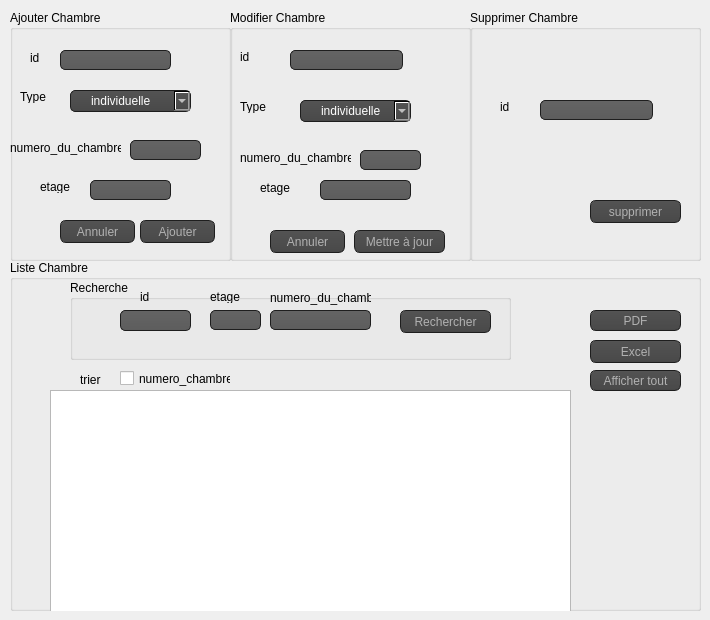
          <widget class="QWidget" name="tab_4">
           <attribute name="title">
            <string>Tab 2</string>
           </attribute>
           <widget class="QGroupBox" name="groupBox_10">
            <property name="geometry">
             <rect>
              <x>10</x>
              <y>10</y>
              <width>221</width>
              <height>251</height>
             </rect>
            </property>
            <property name="styleSheet">
             <string notr="true"/>
            </property>
            <property name="title">
             <string>Ajouter Chambre</string>
            </property>
            <widget class="QLabel" name="label_15">
             <property name="geometry">
              <rect>
               <x>10</x>
               <y>80</y>
               <width>47</width>
               <height>13</height>
              </rect>
             </property>
             <property name="text">
              <string>Type</string>
             </property>
            </widget>
            <widget class="QLabel" name="label_16">
             <property name="geometry">
              <rect>
               <x>20</x>
               <y>40</y>
               <width>101</width>
               <height>16</height>
              </rect>
             </property>
             <property name="styleSheet">
              <string notr="true"/>
             </property>
             <property name="text">
              <string>id</string>
             </property>
            </widget>
            <widget class="QLineEdit" name="lineEdit_idchambre">
             <property name="geometry">
              <rect>
               <x>50</x>
               <y>40</y>
               <width>111</width>
               <height>20</height>
              </rect>
             </property>
             <property name="styleSheet">
              <string notr="true">QLineEdit
{
    background-color: QLinearGradient( x1: 0, y1: 0, x2: 0, y2: 1, stop: 0 #4d4d4d, stop: 0 #646464, stop: 1 #5d5d5d);
    padding: 1px;
    border-style: solid;
    border: 1px solid #1e1e1e;
color: rgb(255, 170, 0);
    border-radius: 5;
}
</string>
             </property>
            </widget>
            <widget class="QPushButton" name="pushButton_8">
             <property name="geometry">
              <rect>
               <x>50</x>
               <y>210</y>
               <width>75</width>
               <height>23</height>
              </rect>
             </property>
             <property name="styleSheet">
              <string notr="true">QPushButton
{
    color: #b1b1b1;
    background-color: QLinearGradient( x1: 0, y1: 0, x2: 0, y2: 1, stop: 0 #565656, stop: 0.1 #525252, stop: 0.5 #4e4e4e, stop: 0.9 #4a4a4a, stop: 1 #464646);
    border-width: 1px;
    border-color: #1e1e1e;
    border-style: solid;
    border-radius: 6;
    padding: 3px;
    font-size: 12px;
    padding-left: 5px;
    padding-right: 5px;
}

QPushButton:pressed
{
    background-color: QLinearGradient( x1: 0, y1: 0, x2: 0, y2: 1, stop: 0 #2d2d2d, stop: 0.1 #2b2b2b, stop: 0.5 #292929, stop: 0.9 #282828, stop: 1 #252525);
}</string>
             </property>
             <property name="text">
              <string>Annuler</string>
             </property>
            </widget>
            <widget class="QPushButton" name="pushButton_ajoutchambre">
             <property name="geometry">
              <rect>
               <x>130</x>
               <y>210</y>
               <width>75</width>
               <height>23</height>
              </rect>
             </property>
             <property name="autoFillBackground">
              <bool>false</bool>
             </property>
             <property name="styleSheet">
              <string notr="true">QPushButton
{
    color: #b1b1b1;
    background-color: QLinearGradient( x1: 0, y1: 0, x2: 0, y2: 1, stop: 0 #565656, stop: 0.1 #525252, stop: 0.5 #4e4e4e, stop: 0.9 #4a4a4a, stop: 1 #464646);
    border-width: 1px;
    border-color: #1e1e1e;
    border-style: solid;
    border-radius: 6;
    padding: 3px;
    font-size: 12px;
    padding-left: 5px;
    padding-right: 5px;
}

QPushButton:pressed
{
    background-color: QLinearGradient( x1: 0, y1: 0, x2: 0, y2: 1, stop: 0 #2d2d2d, stop: 0.1 #2b2b2b, stop: 0.5 #292929, stop: 0.9 #282828, stop: 1 #252525);
}

</string>
             </property>
             <property name="text">
              <string>Ajouter</string>
             </property>
            </widget>
            <widget class="QLineEdit" name="lineEdit_etage">
             <property name="geometry">
              <rect>
               <x>80</x>
               <y>170</y>
               <width>81</width>
               <height>20</height>
              </rect>
             </property>
             <property name="styleSheet">
              <string notr="true">QLineEdit
{
    background-color: QLinearGradient( x1: 0, y1: 0, x2: 0, y2: 1, stop: 0 #4d4d4d, stop: 0 #646464, stop: 1 #5d5d5d);
    padding: 1px;
    border-style: solid;
    border: 1px solid #1e1e1e;
color: rgb(255, 170, 0);
    border-radius: 5;
}
</string>
             </property>
            </widget>
            <widget class="QLineEdit" name="lineEdit_numchambre">
             <property name="geometry">
              <rect>
               <x>120</x>
               <y>130</y>
               <width>71</width>
               <height>20</height>
              </rect>
             </property>
             <property name="styleSheet">
              <string notr="true">QLineEdit
{
    background-color: QLinearGradient( x1: 0, y1: 0, x2: 0, y2: 1, stop: 0 #4d4d4d, stop: 0 #646464, stop: 1 #5d5d5d);
    padding: 1px;
    border-style: solid;
    border: 1px solid #1e1e1e;
color: rgb(255, 170, 0);
    border-radius: 5;
}
</string>
             </property>
            </widget>
            <widget class="QLabel" name="label_17">
             <property name="geometry">
              <rect>
               <x>0</x>
               <y>130</y>
               <width>111</width>
               <height>16</height>
              </rect>
             </property>
             <property name="text">
              <string>numero_du_chambre</string>
             </property>
            </widget>
            <widget class="QComboBox" name="comboBoxchambre">
             <property name="geometry">
              <rect>
               <x>60</x>
               <y>80</y>
               <width>121</width>
               <height>22</height>
              </rect>
             </property>
             <property name="styleSheet">
              <string notr="true">QComboBox
{
    subcontrol-origin: padding;
    subcontrol-position: top right;
    selection-background-color: #111;
    selection-color: yellow;
    color: white;
    background-color: QLinearGradient( x1: 0, y1: 0, x2: 0, y2: 1, stop: 0 #565656, stop: 0.1 #525252, stop: 0.5 #4e4e4e, stop: 0.9 #4a4a4a, stop: 1 #464646);
    border-style: solid;
    border: 1px solid #1e1e1e;
    border-radius: 5;
    padding: 1px 0px 1px 20px;
}
</string>
             </property>
             <item>
              <property name="text">
               <string>individuelle</string>
              </property>
             </item>
             <item>
              <property name="text">
               <string>à deux</string>
              </property>
             </item>
            </widget>
            <widget class="QLabel" name="label_20">
             <property name="geometry">
              <rect>
               <x>30</x>
               <y>170</y>
               <width>47</width>
               <height>13</height>
              </rect>
             </property>
             <property name="text">
              <string>etage</string>
             </property>
            </widget>
           </widget>
           <widget class="QGroupBox" name="groupBox_11">
            <property name="geometry">
             <rect>
              <x>230</x>
              <y>10</y>
              <width>241</width>
              <height>251</height>
             </rect>
            </property>
            <property name="styleSheet">
             <string notr="true"/>
            </property>
            <property name="title">
             <string>Modifier Chambre</string>
            </property>
            <widget class="QLabel" name="label_18">
             <property name="geometry">
              <rect>
               <x>10</x>
               <y>90</y>
               <width>47</width>
               <height>13</height>
              </rect>
             </property>
             <property name="text">
              <string>Type</string>
             </property>
            </widget>
            <widget class="QLabel" name="label_21">
             <property name="geometry">
              <rect>
               <x>30</x>
               <y>170</y>
               <width>101</width>
               <height>16</height>
              </rect>
             </property>
             <property name="text">
              <string>etage</string>
             </property>
            </widget>
            <widget class="QLineEdit" name="dateEdit_Modifchambre">
             <property name="geometry">
              <rect>
               <x>90</x>
               <y>170</y>
               <width>91</width>
               <height>20</height>
              </rect>
             </property>
             <property name="styleSheet">
              <string notr="true">QLineEdit
{
    background-color: QLinearGradient( x1: 0, y1: 0, x2: 0, y2: 1, stop: 0 #4d4d4d, stop: 0 #646464, stop: 1 #5d5d5d);
    padding: 1px;
    border-style: solid;
    border: 1px solid #1e1e1e;
color: rgb(255, 170, 0);
    border-radius: 5;
}
</string>
             </property>
            </widget>
            <widget class="QPushButton" name="pushButton_upatechambre">
             <property name="geometry">
              <rect>
               <x>124</x>
               <y>220</y>
               <width>91</width>
               <height>23</height>
              </rect>
             </property>
             <property name="styleSheet">
              <string notr="true">QPushButton
{
    color: #b1b1b1;
    background-color: QLinearGradient( x1: 0, y1: 0, x2: 0, y2: 1, stop: 0 #565656, stop: 0.1 #525252, stop: 0.5 #4e4e4e, stop: 0.9 #4a4a4a, stop: 1 #464646);
    border-width: 1px;
    border-color: #1e1e1e;
    border-style: solid;
    border-radius: 6;
    padding: 3px;
    font-size: 12px;
    padding-left: 5px;
    padding-right: 5px;
}

QPushButton:pressed
{
    background-color: QLinearGradient( x1: 0, y1: 0, x2: 0, y2: 1, stop: 0 #2d2d2d, stop: 0.1 #2b2b2b, stop: 0.5 #292929, stop: 0.9 #282828, stop: 1 #252525);
}</string>
             </property>
             <property name="text">
              <string>Mettre à jour</string>
             </property>
            </widget>
            <widget class="QPushButton" name="pushButton_11">
             <property name="geometry">
              <rect>
               <x>40</x>
               <y>220</y>
               <width>75</width>
               <height>23</height>
              </rect>
             </property>
             <property name="styleSheet">
              <string notr="true">QPushButton
{
    color: #b1b1b1;
    background-color: QLinearGradient( x1: 0, y1: 0, x2: 0, y2: 1, stop: 0 #565656, stop: 0.1 #525252, stop: 0.5 #4e4e4e, stop: 0.9 #4a4a4a, stop: 1 #464646);
    border-width: 1px;
    border-color: #1e1e1e;
    border-style: solid;
    border-radius: 6;
    padding: 3px;
    font-size: 12px;
    padding-left: 5px;
    padding-right: 5px;
}

QPushButton:pressed
{
    background-color: QLinearGradient( x1: 0, y1: 0, x2: 0, y2: 1, stop: 0 #2d2d2d, stop: 0.1 #2b2b2b, stop: 0.5 #292929, stop: 0.9 #282828, stop: 1 #252525);
}</string>
             </property>
             <property name="text">
              <string>Annuler</string>
             </property>
            </widget>
            <widget class="QLabel" name="label_22">
             <property name="geometry">
              <rect>
               <x>10</x>
               <y>40</y>
               <width>47</width>
               <height>13</height>
              </rect>
             </property>
             <property name="text">
              <string>id</string>
             </property>
            </widget>
            <widget class="QLineEdit" name="lineEdit_2id">
             <property name="geometry">
              <rect>
               <x>60</x>
               <y>40</y>
               <width>113</width>
               <height>20</height>
              </rect>
             </property>
             <property name="styleSheet">
              <string notr="true">QLineEdit
{
    background-color: QLinearGradient( x1: 0, y1: 0, x2: 0, y2: 1, stop: 0 #4d4d4d, stop: 0 #646464, stop: 1 #5d5d5d);
    padding: 1px;
    border-style: solid;
    border: 1px solid #1e1e1e;
color: rgb(255, 170, 0);
    border-radius: 5;
}
</string>
             </property>
            </widget>
            <widget class="QLabel" name="label_27">
             <property name="geometry">
              <rect>
               <x>10</x>
               <y>140</y>
               <width>111</width>
               <height>16</height>
              </rect>
             </property>
             <property name="text">
              <string>numero_du_chambre</string>
             </property>
            </widget>
            <widget class="QLineEdit" name="lineEdit_2num">
             <property name="geometry">
              <rect>
               <x>130</x>
               <y>140</y>
               <width>61</width>
               <height>20</height>
              </rect>
             </property>
             <property name="styleSheet">
              <string notr="true">QLineEdit
{
    background-color: QLinearGradient( x1: 0, y1: 0, x2: 0, y2: 1, stop: 0 #4d4d4d, stop: 0 #646464, stop: 1 #5d5d5d);
    padding: 1px;
    border-style: solid;
    border: 1px solid #1e1e1e;
color: rgb(255, 170, 0);
    border-radius: 5;
}
</string>
             </property>
            </widget>
            <widget class="QComboBox" name="comboBox_modiftypchambre">
             <property name="geometry">
              <rect>
               <x>70</x>
               <y>90</y>
               <width>111</width>
               <height>22</height>
              </rect>
             </property>
             <property name="styleSheet">
              <string notr="true">QComboBox
{
    subcontrol-origin: padding;
    subcontrol-position: top right;
    selection-background-color: #111;
    selection-color: yellow;
    color: white;
    background-color: QLinearGradient( x1: 0, y1: 0, x2: 0, y2: 1, stop: 0 #565656, stop: 0.1 #525252, stop: 0.5 #4e4e4e, stop: 0.9 #4a4a4a, stop: 1 #464646);
    border-style: solid;
    border: 1px solid #1e1e1e;
    border-radius: 5;
    padding: 1px 0px 1px 20px;
}</string>
             </property>
             <item>
              <property name="text">
               <string>individuelle</string>
              </property>
             </item>
             <item>
              <property name="text">
               <string>à deux</string>
              </property>
             </item>
            </widget>
           </widget>
           <widget class="QGroupBox" name="groupBox_12">
            <property name="geometry">
             <rect>
              <x>10</x>
              <y>260</y>
              <width>691</width>
              <height>351</height>
             </rect>
            </property>
            <property name="styleSheet">
             <string notr="true"/>
            </property>
            <property name="title">
             <string>Liste Chambre</string>
            </property>
            <widget class="QPushButton" name="pushButton_PDFchambre">
             <property name="geometry">
              <rect>
               <x>580</x>
               <y>50</y>
               <width>91</width>
               <height>21</height>
              </rect>
             </property>
             <property name="styleSheet">
              <string notr="true">QPushButton
{
    color: #b1b1b1;
    background-color: QLinearGradient( x1: 0, y1: 0, x2: 0, y2: 1, stop: 0 #565656, stop: 0.1 #525252, stop: 0.5 #4e4e4e, stop: 0.9 #4a4a4a, stop: 1 #464646);
    border-width: 1px;
    border-color: #1e1e1e;
    border-style: solid;
    border-radius: 6;
    padding: 3px;
    font-size: 12px;
    padding-left: 5px;
    padding-right: 5px;
}

QPushButton:pressed
{
    background-color: QLinearGradient( x1: 0, y1: 0, x2: 0, y2: 1, stop: 0 #2d2d2d, stop: 0.1 #2b2b2b, stop: 0.5 #292929, stop: 0.9 #282828, stop: 1 #252525);
}</string>
             </property>
             <property name="text">
              <string>PDF</string>
             </property>
            </widget>
            <widget class="QTableView" name="tableView_chambre">
             <property name="geometry">
              <rect>
               <x>40</x>
               <y>130</y>
               <width>521</width>
               <height>241</height>
              </rect>
             </property>
             <property name="styleSheet">
              <string notr="true"/>
             </property>
            </widget>
            <widget class="QCheckBox" name="checkBoxchambre">
             <property name="geometry">
              <rect>
               <x>110</x>
               <y>110</y>
               <width>111</width>
               <height>17</height>
              </rect>
             </property>
             <property name="styleSheet">
              <string notr="true"/>
             </property>
             <property name="text">
              <string>numero_chambre</string>
             </property>
            </widget>
            <widget class="QLabel" name="label_31">
             <property name="geometry">
              <rect>
               <x>70</x>
               <y>110</y>
               <width>21</width>
               <height>20</height>
              </rect>
             </property>
             <property name="text">
              <string>trier</string>
             </property>
            </widget>
            <widget class="QGroupBox" name="groupBox_13">
             <property name="geometry">
              <rect>
               <x>60</x>
               <y>20</y>
               <width>441</width>
               <height>80</height>
              </rect>
             </property>
             <property name="title">
              <string>Recherche</string>
             </property>
             <widget class="QLineEdit" name="lineEdit_idrech">
              <property name="geometry">
               <rect>
                <x>50</x>
                <y>30</y>
                <width>71</width>
                <height>21</height>
               </rect>
              </property>
              <property name="styleSheet">
               <string notr="true">QLineEdit
{
    background-color: QLinearGradient( x1: 0, y1: 0, x2: 0, y2: 1, stop: 0 #4d4d4d, stop: 0 #646464, stop: 1 #5d5d5d);
    padding: 1px;
    border-style: solid;
    border: 1px solid #1e1e1e;
color: rgb(255, 170, 0);
    border-radius: 5;
}
</string>
              </property>
              <property name="text">
               <string/>
              </property>
             </widget>
             <widget class="QLabel" name="label_28">
              <property name="geometry">
               <rect>
                <x>70</x>
                <y>10</y>
                <width>47</width>
                <height>13</height>
               </rect>
              </property>
              <property name="text">
               <string>id</string>
              </property>
             </widget>
             <widget class="QLabel" name="label_29">
              <property name="geometry">
               <rect>
                <x>140</x>
                <y>10</y>
                <width>47</width>
                <height>13</height>
               </rect>
              </property>
              <property name="text">
               <string>etage</string>
              </property>
             </widget>
             <widget class="QLineEdit" name="lineEdit_etagerech">
              <property name="geometry">
               <rect>
                <x>140</x>
                <y>30</y>
                <width>51</width>
                <height>20</height>
               </rect>
              </property>
              <property name="styleSheet">
               <string notr="true">QLineEdit
{
    background-color: QLinearGradient( x1: 0, y1: 0, x2: 0, y2: 1, stop: 0 #4d4d4d, stop: 0 #646464, stop: 1 #5d5d5d);
    padding: 1px;
    border-style: solid;
    border: 1px solid #1e1e1e;
color: rgb(255, 170, 0);
    border-radius: 5;
}
</string>
              </property>
             </widget>
             <widget class="QLineEdit" name="lineEdit_numrech">
              <property name="geometry">
               <rect>
                <x>200</x>
                <y>30</y>
                <width>101</width>
                <height>20</height>
               </rect>
              </property>
              <property name="styleSheet">
               <string notr="true">QLineEdit
{
    background-color: QLinearGradient( x1: 0, y1: 0, x2: 0, y2: 1, stop: 0 #4d4d4d, stop: 0 #646464, stop: 1 #5d5d5d);
    padding: 1px;
    border-style: solid;
    border: 1px solid #1e1e1e;
color: rgb(255, 170, 0);
    border-radius: 5;
}
</string>
              </property>
             </widget>
             <widget class="QLabel" name="label_33">
              <property name="geometry">
               <rect>
                <x>200</x>
                <y>10</y>
                <width>101</width>
                <height>16</height>
               </rect>
              </property>
              <property name="text">
               <string>numero_du_chambre</string>
              </property>
             </widget>
             <widget class="QPushButton" name="pushButton_rechchambre">
              <property name="geometry">
               <rect>
                <x>330</x>
                <y>30</y>
                <width>91</width>
                <height>23</height>
               </rect>
              </property>
              <property name="styleSheet">
               <string notr="true">QPushButton
{
    color: #b1b1b1;
    background-color: QLinearGradient( x1: 0, y1: 0, x2: 0, y2: 1, stop: 0 #565656, stop: 0.1 #525252, stop: 0.5 #4e4e4e, stop: 0.9 #4a4a4a, stop: 1 #464646);
    border-width: 1px;
    border-color: #1e1e1e;
    border-style: solid;
    border-radius: 6;
    padding: 3px;
    font-size: 12px;
    padding-left: 5px;
    padding-right: 5px;
}

QPushButton:pressed
{
    background-color: QLinearGradient( x1: 0, y1: 0, x2: 0, y2: 1, stop: 0 #2d2d2d, stop: 0.1 #2b2b2b, stop: 0.5 #292929, stop: 0.9 #282828, stop: 1 #252525);
}</string>
              </property>
              <property name="text">
               <string>Rechercher</string>
              </property>
             </widget>
            </widget>
            <widget class="QPushButton" name="pushButton_Exelchambre">
             <property name="geometry">
              <rect>
               <x>580</x>
               <y>80</y>
               <width>91</width>
               <height>23</height>
              </rect>
             </property>
             <property name="styleSheet">
              <string notr="true">QPushButton
{
    color: #b1b1b1;
    background-color: QLinearGradient( x1: 0, y1: 0, x2: 0, y2: 1, stop: 0 #565656, stop: 0.1 #525252, stop: 0.5 #4e4e4e, stop: 0.9 #4a4a4a, stop: 1 #464646);
    border-width: 1px;
    border-color: #1e1e1e;
    border-style: solid;
    border-radius: 6;
    padding: 3px;
    font-size: 12px;
    padding-left: 5px;
    padding-right: 5px;
}

QPushButton:pressed
{
    background-color: QLinearGradient( x1: 0, y1: 0, x2: 0, y2: 1, stop: 0 #2d2d2d, stop: 0.1 #2b2b2b, stop: 0.5 #292929, stop: 0.9 #282828, stop: 1 #252525);
}</string>
             </property>
             <property name="text">
              <string>Excel</string>
             </property>
            </widget>
            <widget class="QPushButton" name="pushButton_afficherchambre">
             <property name="geometry">
              <rect>
               <x>580</x>
               <y>110</y>
               <width>91</width>
               <height>21</height>
              </rect>
             </property>
             <property name="styleSheet">
              <string notr="true">QPushButton
{
    color: #b1b1b1;
    background-color: QLinearGradient( x1: 0, y1: 0, x2: 0, y2: 1, stop: 0 #565656, stop: 0.1 #525252, stop: 0.5 #4e4e4e, stop: 0.9 #4a4a4a, stop: 1 #464646);
    border-width: 1px;
    border-color: #1e1e1e;
    border-style: solid;
    border-radius: 6;
    padding: 3px;
    font-size: 12px;
    padding-left: 5px;
    padding-right: 5px;
}

QPushButton:pressed
{
    background-color: QLinearGradient( x1: 0, y1: 0, x2: 0, y2: 1, stop: 0 #2d2d2d, stop: 0.1 #2b2b2b, stop: 0.5 #292929, stop: 0.9 #282828, stop: 1 #252525);
}</string>
             </property>
             <property name="text">
              <string>Afficher tout</string>
             </property>
            </widget>
           </widget>
           <widget class="QGroupBox" name="groupBox_14">
            <property name="geometry">
             <rect>
              <x>470</x>
              <y>10</y>
              <width>231</width>
              <height>251</height>
             </rect>
            </property>
            <property name="styleSheet">
             <string notr="true"/>
            </property>
            <property name="title">
             <string>Supprimer Chambre</string>
            </property>
            <widget class="QLineEdit" name="lineEdit_csupp">
             <property name="geometry">
              <rect>
               <x>70</x>
               <y>90</y>
               <width>113</width>
               <height>20</height>
              </rect>
             </property>
             <property name="styleSheet">
              <string notr="true">QLineEdit
{
    background-color: QLinearGradient( x1: 0, y1: 0, x2: 0, y2: 1, stop: 0 #4d4d4d, stop: 0 #646464, stop: 1 #5d5d5d);
    padding: 1px;
    border-style: solid;
    border: 1px solid #1e1e1e;
color: rgb(255, 170, 0);
    border-radius: 5;
}
</string>
             </property>
            </widget>
            <widget class="QLabel" name="label_34">
             <property name="geometry">
              <rect>
               <x>30</x>
               <y>90</y>
               <width>47</width>
               <height>13</height>
              </rect>
             </property>
             <property name="text">
              <string>id</string>
             </property>
            </widget>
            <widget class="QPushButton" name="pushButton_suppchambre">
             <property name="geometry">
              <rect>
               <x>120</x>
               <y>190</y>
               <width>91</width>
               <height>23</height>
              </rect>
             </property>
             <property name="styleSheet">
              <string notr="true">QPushButton
{
    color: #b1b1b1;
    background-color: QLinearGradient( x1: 0, y1: 0, x2: 0, y2: 1, stop: 0 #565656, stop: 0.1 #525252, stop: 0.5 #4e4e4e, stop: 0.9 #4a4a4a, stop: 1 #464646);
    border-width: 1px;
    border-color: #1e1e1e;
    border-style: solid;
    border-radius: 6;
    padding: 3px;
    font-size: 12px;
    padding-left: 5px;
    padding-right: 5px;
}

QPushButton:pressed
{
    background-color: QLinearGradient( x1: 0, y1: 0, x2: 0, y2: 1, stop: 0 #2d2d2d, stop: 0.1 #2b2b2b, stop: 0.5 #292929, stop: 0.9 #282828, stop: 1 #252525);
}
</string>
             </property>
             <property name="text">
              <string>supprimer</string>
             </property>
            </widget>
           </widget>
          </widget>
